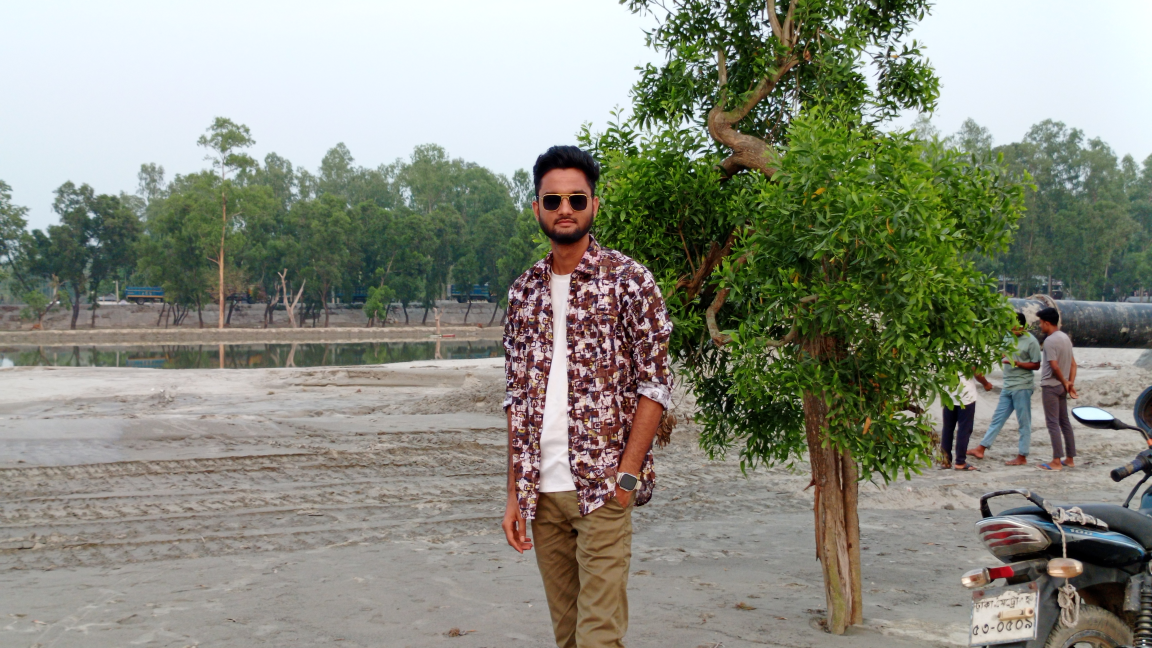
#> input picture mee1.jpg, 4608 x 2592 px (shown at 1/4 size)
$ python 0.Test_News_Templates.py
#> lines starting #> are read from the running program, lines starting #| are printed output that depends on the picture
# import os
# from PIL import Image, ImageDraw, ImageFont

# # Load the image
# image = Image.open("mee1.jpg").convert("RGB")

# # Resize if needed
# image = image.resize((800, 450))  # standard 16:9 ratio for news

# # Create drawing context
# draw = ImageDraw.Draw(image)

# # Load a font (make sure you have a TTF font file, or use a system path)
# try:
#     font_headline = ImageFont.truetype("arialbd.ttf", 40)  # bold headline
#     font_banner = ImageFont.truetype("arialbd.ttf", 30)
# except IOError:
#     font_headline = ImageFont.load_default()
#     font_banner = ImageFont.load_default()

# # Add a red banner at bottom
# banner_height = 70
# draw.rectangle(
#     [(0, image.height - banner_height), (image.width, image.height)],
#     fill="red"
# )

# # Add white text on banner (e.g., "BREAKING NEWS")
# draw.text((10, image.height - banner_height + 15), "BREAKING NEWS", font=font_banner, fill="white")

# # Add headline at top
# headline_text = "Unexpected Weather Hits the City!"
# draw.text((20, 20), headline_text, font=font_headline, fill="white")

# # Optionally, add a translucent black rectangle behind headline
# draw.rectangle(
#     [(0, 0), (image.width, 80)],
#     fill=(0, 0, 0, 128)
# )
# draw.text((20, 20), headline_text, font=font_headline, fill="white")

# # Show final image
# image.show()

# # Save if needed
# # image.save("enhanced_news_template.jpg")


from PIL import Image, ImageDraw, ImageFont

# Load and resize image
image = Image.open("mee1.jpg").convert("RGB")
#> image is the input picture: PIL image 4608x2592 RGB; mean R, G, B 137.3, 140, 126.7
image = image.resize((800, 450))  # 16:9 ratio
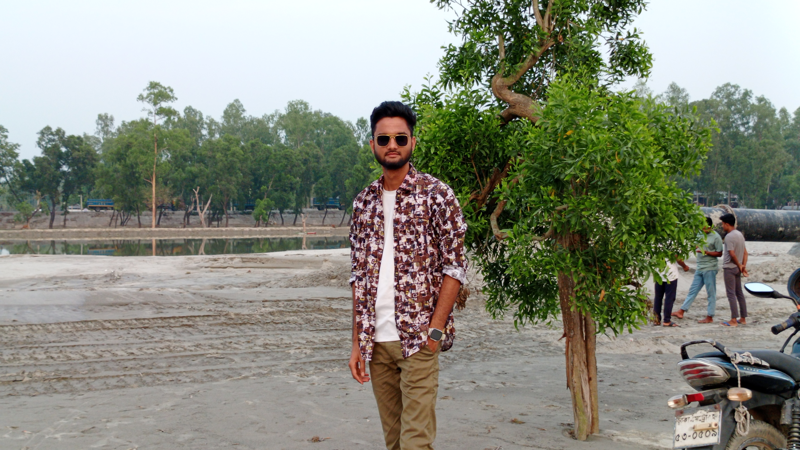
#> image: PIL image 800x450 RGB; mean R, G, B 137.3, 140, 126.7

draw = ImageDraw.Draw(image)

# Load fonts
try:
    font_headline = ImageFont.truetype("arialbd.ttf", 40)
    font_subheadline = ImageFont.truetype("arialbd.ttf", 25)
    font_small = ImageFont.truetype("arial.ttf", 20)
except:
    font_headline = ImageFont.load_default()
    font_subheadline = ImageFont.load_default()
    font_small = ImageFont.load_default()

# === TOP Banner (BREAKING NEWS) ===
draw.rectangle([(0, 0), (image.width, 60)], fill="red")
draw.text((10, 10), "BREAKING NEWS", font=font_headline, fill="white")

# === Main Headline ===
draw.rectangle([(0, 70), (image.width, 140)], fill=(0, 0, 0, 180))
draw.text((20, 80), "Unexpected Weather Hits the City!", font=font_headline, fill="white")

# === Subheadline ===
draw.text((20, 150), "Heavy rain floods major roads this morning.", font=font_subheadline, fill="white")

# === Reporter Info and Location ===
draw.text((20, 190), "Reported by: Md. Sishir Rahman Siam", font=font_small, fill="white")
draw.text((20, 220), "Dhaka - 8:30 AM", font=font_small, fill="white")

# === Bottom Ticker ===
ticker_height = 50
draw.rectangle([(0, image.height - ticker_height), (image.width, image.height)], fill="black")
draw.text((10, image.height - ticker_height + 15), "Stay tuned for more updates...", font=font_small, fill="yellow")

# Show and Save
image.show()
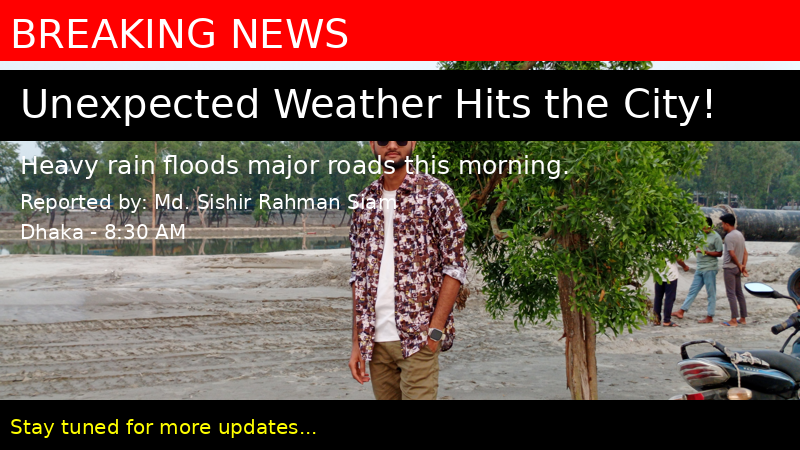
#> shown: PIL image 800x450 RGB; mean R, G, B 110.9, 78.1, 68.5
# image.save("news_template_full.jpg")

$ run again, with mee2.jpg copied over mee1.jpg
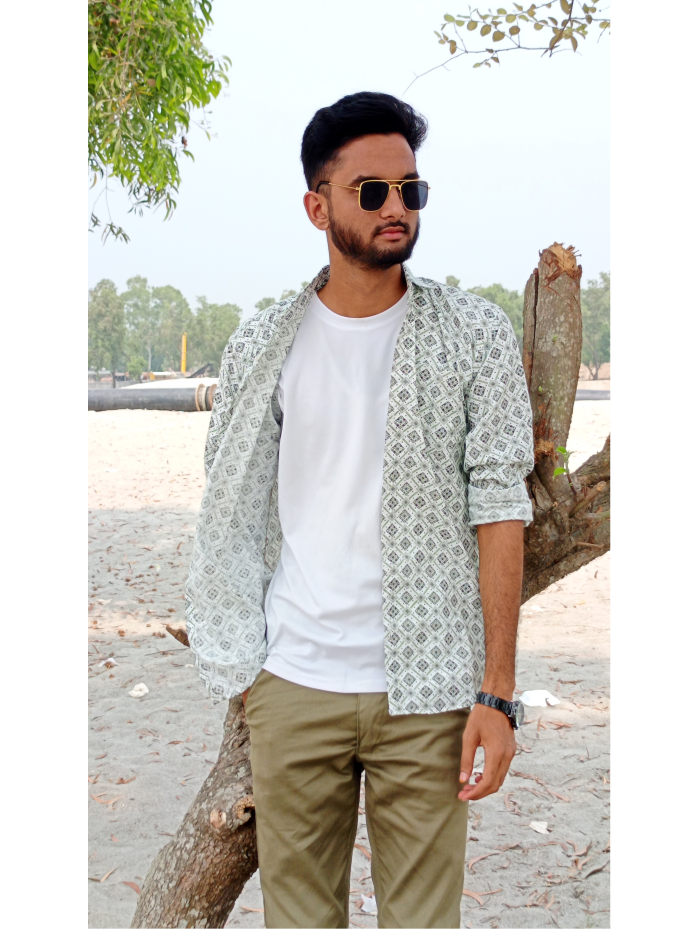
#> input picture mee2.jpg, 2793 x 3715 px (shown at 1/4 size)
#> image is the input picture: PIL image 2793x3715 RGB; mean R, G, B 204.7, 202.2, 194.7
#> `image = image.resize((800, 450))`:
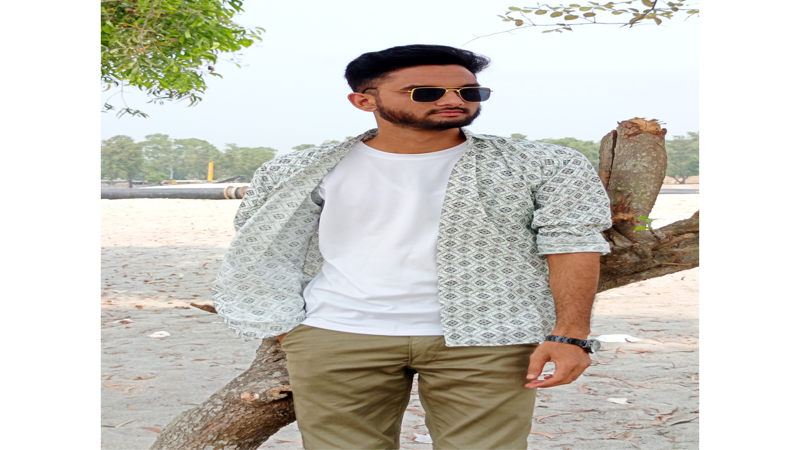
#> image: PIL image 800x450 RGB; mean R, G, B 204.7, 202.2, 194.7
#> `image.show()`:
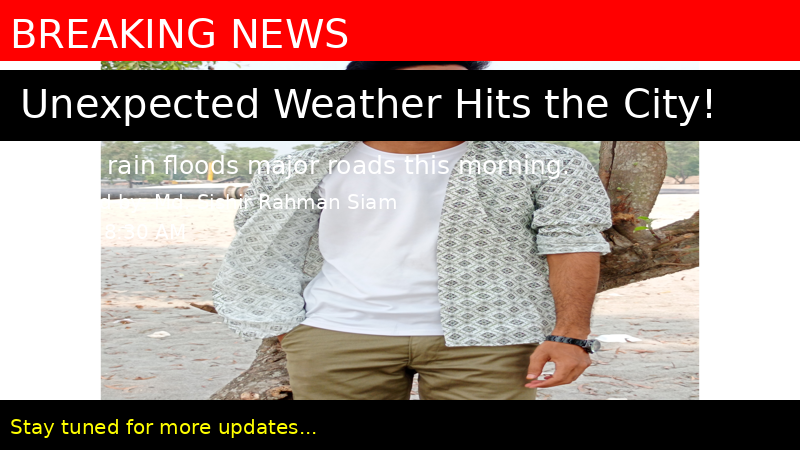
#> shown: PIL image 800x450 RGB; mean R, G, B 160.3, 125.9, 121.1

$ run again, with love.jpg copied over mee1.jpg
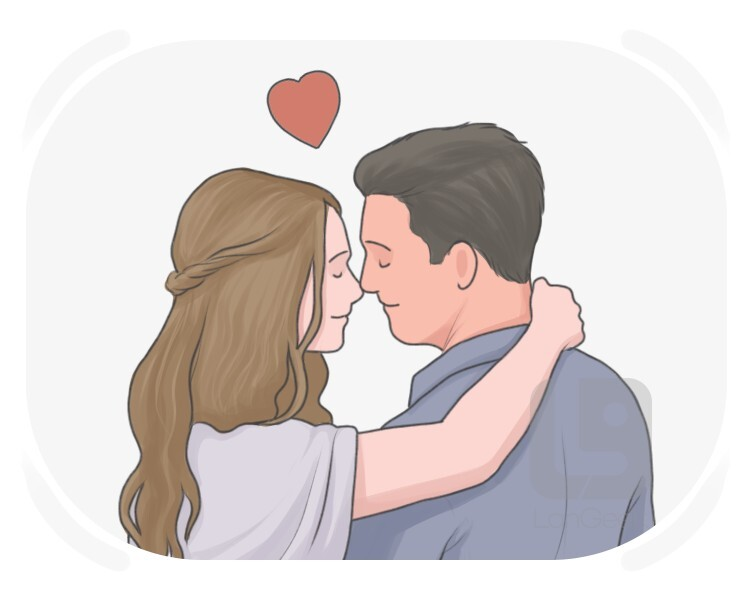
#> input picture love.jpg, 750 x 600 px
#> image is the input picture: PIL image 750x600 RGB; mean R, G, B 220.4, 212.7, 211
#> `image = image.resize((800, 450))`:
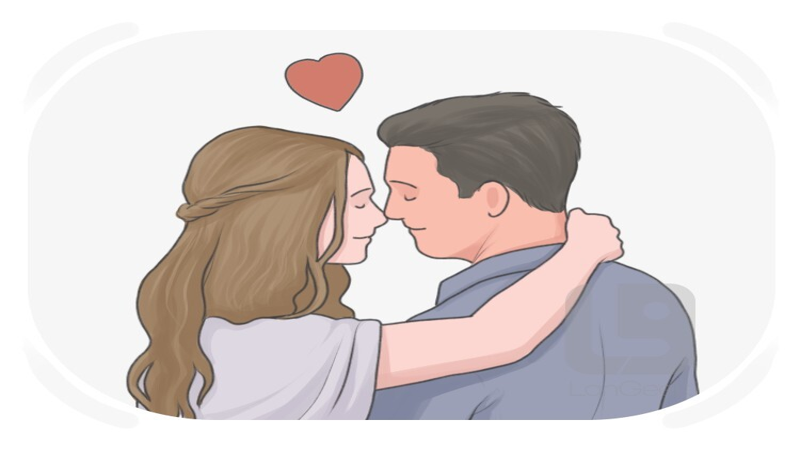
#> image: PIL image 800x450 RGB; mean R, G, B 220.4, 212.7, 211
#> `image.show()`:
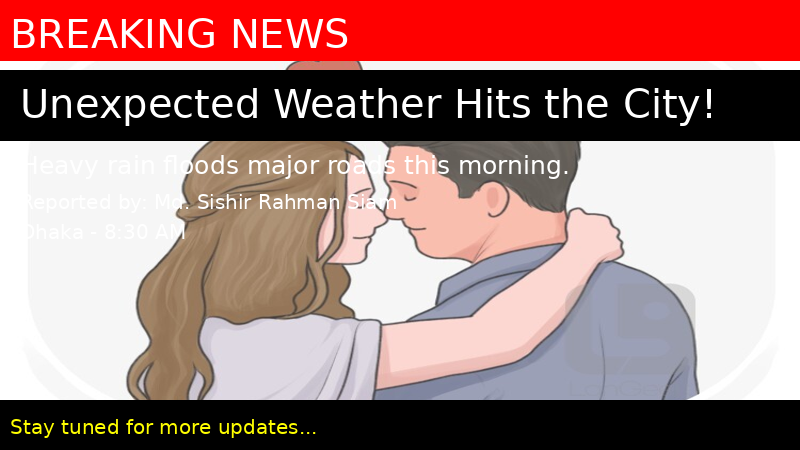
#> shown: PIL image 800x450 RGB; mean R, G, B 165.3, 126.4, 123.8
